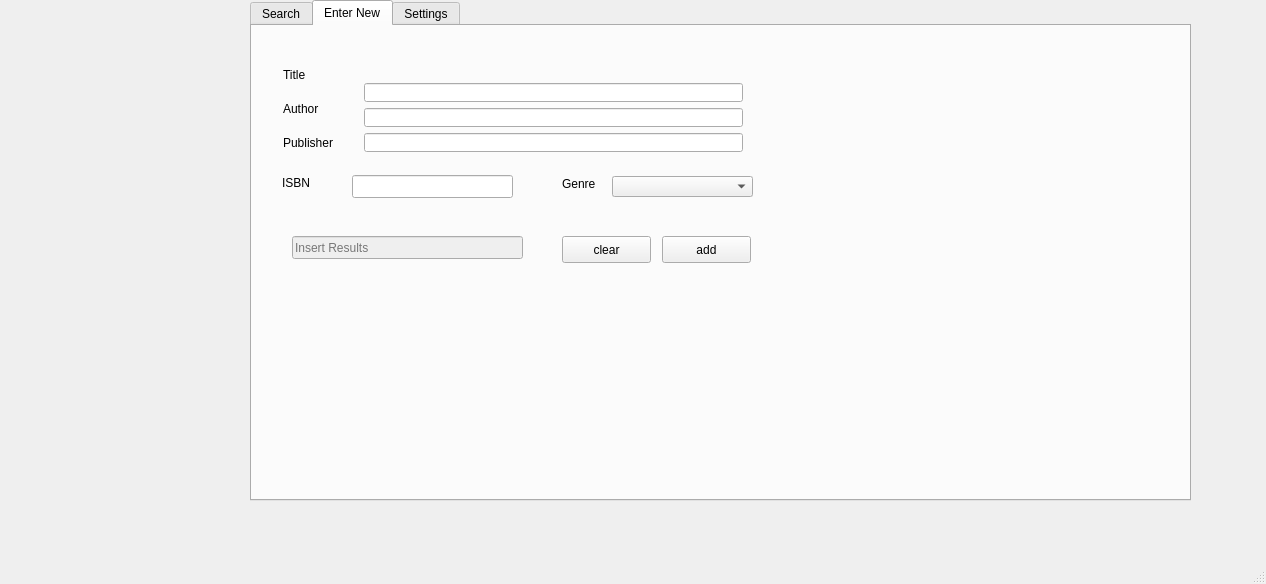
<?xml version="1.0" encoding="UTF-8"?>
<ui version="4.0">
 <class>MainWindow</class>
 <widget class="QMainWindow" name="MainWindow">
  <property name="geometry">
   <rect>
    <x>0</x>
    <y>0</y>
    <width>1266</width>
    <height>584</height>
   </rect>
  </property>
  <property name="windowTitle">
   <string>MainWindow</string>
  </property>
  <widget class="QWidget" name="centralWidget">
   <widget class="QTabWidget" name="settingsTab">
    <property name="geometry">
     <rect>
      <x>250</x>
      <y>0</y>
      <width>941</width>
      <height>501</height>
     </rect>
    </property>
    <property name="sizePolicy">
     <sizepolicy hsizetype="Expanding" vsizetype="Expanding">
      <horstretch>100</horstretch>
      <verstretch>100</verstretch>
     </sizepolicy>
    </property>
    <property name="currentIndex">
     <number>1</number>
    </property>
    <property name="movable">
     <bool>true</bool>
    </property>
    <widget class="QWidget" name="searchTab">
     <attribute name="title">
      <string>Search</string>
     </attribute>
     <widget class="QTextEdit" name="searchResults">
      <property name="enabled">
       <bool>true</bool>
      </property>
      <property name="geometry">
       <rect>
        <x>20</x>
        <y>80</y>
        <width>901</width>
        <height>301</height>
       </rect>
      </property>
     </widget>
     <widget class="QWidget" name="layoutWidget">
      <property name="geometry">
       <rect>
        <x>20</x>
        <y>30</y>
        <width>481</width>
        <height>51</height>
       </rect>
      </property>
      <layout class="QHBoxLayout" name="horizontalLayout">
       <item>
        <widget class="QLabel" name="label_5">
         <property name="text">
          <string>search</string>
         </property>
        </widget>
       </item>
       <item>
        <widget class="QComboBox" name="srcq">
         <item>
          <property name="text">
           <string>Title</string>
          </property>
         </item>
         <item>
          <property name="text">
           <string>Author</string>
          </property>
         </item>
         <item>
          <property name="text">
           <string>ISBN</string>
          </property>
         </item>
         <item>
          <property name="text">
           <string>Genre</string>
          </property>
         </item>
         <item>
          <property name="text">
           <string>Publisher</string>
          </property>
         </item>
        </widget>
       </item>
       <item>
        <widget class="QLineEdit" name="search"/>
       </item>
       <item>
        <widget class="QPushButton" name="searchButton">
         <property name="text">
          <string>search</string>
         </property>
        </widget>
       </item>
      </layout>
     </widget>
    </widget>
    <widget class="QWidget" name="enterTab">
     <attribute name="title">
      <string>Enter New</string>
     </attribute>
     <widget class="QLabel" name="label">
      <property name="geometry">
       <rect>
        <x>31</x>
        <y>41</y>
        <width>26</width>
        <height>16</height>
       </rect>
      </property>
      <property name="text">
       <string>Title</string>
      </property>
     </widget>
     <widget class="QLabel" name="label_2">
      <property name="geometry">
       <rect>
        <x>31</x>
        <y>75</y>
        <width>43</width>
        <height>16</height>
       </rect>
      </property>
      <property name="text">
       <string>Author</string>
      </property>
     </widget>
     <widget class="QLabel" name="label_3">
      <property name="geometry">
       <rect>
        <x>31</x>
        <y>109</y>
        <width>59</width>
        <height>16</height>
       </rect>
      </property>
      <property name="text">
       <string>Publisher</string>
      </property>
     </widget>
     <widget class="QLabel" name="label_4">
      <property name="geometry">
       <rect>
        <x>310</x>
        <y>150</y>
        <width>38</width>
        <height>16</height>
       </rect>
      </property>
      <property name="text">
       <string>Genre</string>
      </property>
     </widget>
     <widget class="QLabel" name="label_6">
      <property name="geometry">
       <rect>
        <x>30</x>
        <y>149</y>
        <width>41</width>
        <height>16</height>
       </rect>
      </property>
      <property name="text">
       <string>ISBN</string>
      </property>
     </widget>
     <widget class="QLineEdit" name="isbn">
      <property name="geometry">
       <rect>
        <x>100</x>
        <y>149</y>
        <width>161</width>
        <height>23</height>
       </rect>
      </property>
     </widget>
     <widget class="QPushButton" name="clear">
      <property name="geometry">
       <rect>
        <x>310</x>
        <y>210</y>
        <width>89</width>
        <height>27</height>
       </rect>
      </property>
      <property name="text">
       <string>clear</string>
      </property>
     </widget>
     <widget class="QPushButton" name="add">
      <property name="geometry">
       <rect>
        <x>410</x>
        <y>210</y>
        <width>89</width>
        <height>27</height>
       </rect>
      </property>
      <property name="text">
       <string>add</string>
      </property>
     </widget>
     <widget class="QLineEdit" name="result">
      <property name="enabled">
       <bool>false</bool>
      </property>
      <property name="geometry">
       <rect>
        <x>40</x>
        <y>210</y>
        <width>231</width>
        <height>23</height>
       </rect>
      </property>
      <property name="text">
       <string/>
      </property>
      <property name="placeholderText">
       <string>Insert Results</string>
      </property>
     </widget>
     <widget class="QWidget" name="layoutWidget1">
      <property name="geometry">
       <rect>
        <x>101</x>
        <y>46</y>
        <width>401</width>
        <height>91</height>
       </rect>
      </property>
      <layout class="QVBoxLayout" name="verticalLayout_2">
       <item>
        <widget class="QLineEdit" name="title"/>
       </item>
       <item>
        <widget class="QLineEdit" name="author"/>
       </item>
       <item>
        <widget class="QLineEdit" name="publisher"/>
       </item>
      </layout>
     </widget>
     <widget class="QComboBox" name="comboBox">
      <property name="geometry">
       <rect>
        <x>360</x>
        <y>150</y>
        <width>141</width>
        <height>21</height>
       </rect>
      </property>
      <property name="toolTip">
       <string extracomment="Genre"/>
      </property>
      <property name="autoFillBackground">
       <bool>true</bool>
      </property>
      <property name="editable">
       <bool>false</bool>
      </property>
      <property name="currentText">
       <string/>
      </property>
     </widget>
    </widget>
    <widget class="QWidget" name="tab_3">
     <attribute name="title">
      <string>Settings</string>
     </attribute>
     <widget class="QPushButton" name="SettingsLoadButton">
      <property name="geometry">
       <rect>
        <x>70</x>
        <y>400</y>
        <width>82</width>
        <height>23</height>
       </rect>
      </property>
      <property name="text">
       <string>Load</string>
      </property>
     </widget>
     <widget class="QPushButton" name="SettingsSaveButton">
      <property name="geometry">
       <rect>
        <x>220</x>
        <y>400</y>
        <width>82</width>
        <height>23</height>
       </rect>
      </property>
      <property name="text">
       <string>Save</string>
      </property>
     </widget>
     <widget class="QLineEdit" name="HostNameEntry">
      <property name="geometry">
       <rect>
        <x>130</x>
        <y>20</y>
        <width>113</width>
        <height>23</height>
       </rect>
      </property>
     </widget>
     <widget class="QLineEdit" name="DBNameEntry">
      <property name="geometry">
       <rect>
        <x>130</x>
        <y>70</y>
        <width>113</width>
        <height>23</height>
       </rect>
      </property>
     </widget>
     <widget class="QLineEdit" name="UserNameEntry">
      <property name="geometry">
       <rect>
        <x>130</x>
        <y>110</y>
        <width>113</width>
        <height>23</height>
       </rect>
      </property>
     </widget>
     <widget class="QLineEdit" name="PasswordEntry">
      <property name="geometry">
       <rect>
        <x>130</x>
        <y>160</y>
        <width>113</width>
        <height>23</height>
       </rect>
      </property>
     </widget>
     <widget class="QLabel" name="label_7">
      <property name="geometry">
       <rect>
        <x>20</x>
        <y>20</y>
        <width>71</width>
        <height>16</height>
       </rect>
      </property>
      <property name="text">
       <string>HostName</string>
      </property>
     </widget>
     <widget class="QLabel" name="label_8">
      <property name="geometry">
       <rect>
        <x>20</x>
        <y>70</y>
        <width>61</width>
        <height>16</height>
       </rect>
      </property>
      <property name="text">
       <string>DBName</string>
      </property>
     </widget>
     <widget class="QLabel" name="label_9">
      <property name="geometry">
       <rect>
        <x>20</x>
        <y>110</y>
        <width>71</width>
        <height>16</height>
       </rect>
      </property>
      <property name="text">
       <string>UserName</string>
      </property>
     </widget>
     <widget class="QLabel" name="label_10">
      <property name="geometry">
       <rect>
        <x>20</x>
        <y>160</y>
        <width>61</width>
        <height>15</height>
       </rect>
      </property>
      <property name="text">
       <string>Password</string>
      </property>
     </widget>
     <widget class="QLabel" name="label_11">
      <property name="geometry">
       <rect>
        <x>20</x>
        <y>230</y>
        <width>81</width>
        <height>16</height>
       </rect>
      </property>
      <property name="text">
       <string>TableName</string>
      </property>
     </widget>
     <widget class="QLineEdit" name="TableNameEntry">
      <property name="geometry">
       <rect>
        <x>130</x>
        <y>230</y>
        <width>113</width>
        <height>23</height>
       </rect>
      </property>
     </widget>
     <widget class="QCheckBox" name="SSLCheck">
      <property name="geometry">
       <rect>
        <x>280</x>
        <y>160</y>
        <width>88</width>
        <height>21</height>
       </rect>
      </property>
      <property name="text">
       <string>SSL</string>
      </property>
     </widget>
    </widget>
   </widget>
  </widget>
  <widget class="QMenuBar" name="menuBar">
   <property name="geometry">
    <rect>
     <x>0</x>
     <y>0</y>
     <width>1266</width>
     <height>20</height>
    </rect>
   </property>
  </widget>
  <widget class="QStatusBar" name="statusBar"/>
  <action name="actionSettings">
   <property name="text">
    <string>Settings</string>
   </property>
  </action>
 </widget>
 <layoutdefault spacing="6" margin="11"/>
 <resources/>
 <connections>
  <connection>
   <sender>add</sender>
   <signal>clicked()</signal>
   <receiver>MainWindow</receiver>
   <slot>addpub()</slot>
   <hints>
    <hint type="sourcelabel">
     <x>474</x>
     <y>315</y>
    </hint>
    <hint type="destinationlabel">
     <x>532</x>
     <y>366</y>
    </hint>
   </hints>
  </connection>
  <connection>
   <sender>clear</sender>
   <signal>clicked()</signal>
   <receiver>MainWindow</receiver>
   <slot>clearpub()</slot>
   <hints>
    <hint type="sourcelabel">
     <x>377</x>
     <y>313</y>
    </hint>
    <hint type="destinationlabel">
     <x>330</x>
     <y>367</y>
    </hint>
   </hints>
  </connection>
  <connection>
   <sender>searchButton</sender>
   <signal>clicked()</signal>
   <receiver>MainWindow</receiver>
   <slot>searchpub()</slot>
   <hints>
    <hint type="sourcelabel">
     <x>514</x>
     <y>132</y>
    </hint>
    <hint type="destinationlabel">
     <x>495</x>
     <y>227</y>
    </hint>
   </hints>
  </connection>
 </connections>
 <slots>
  <slot>addpub()</slot>
  <slot>clearpub()</slot>
  <slot>searchpub()</slot>
 </slots>
</ui>
